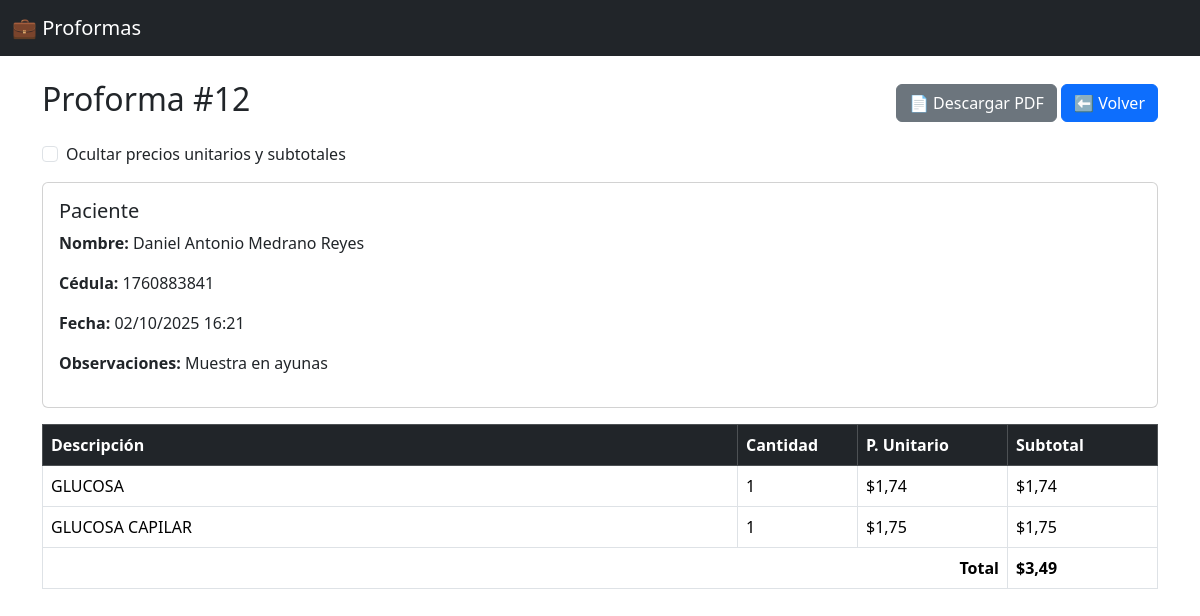
The app's page /12/ with its own data.
### proformas/models.py (models this page shows, shortened)
class Proforma(models.Model):
    numero = models.AutoField(primary_key=True)
    paciente = models.ForeignKey(Paciente, on_delete=models.CASCADE)
    fecha = models.DateTimeField(default=timezone.now)
    observaciones = models.TextField(blank=True, null=True)
    total = models.DecimalField(max_digits=10, decimal_places=2, default=0)
    mostrar_precios = models.BooleanField(default=True)

class Paciente(models.Model):
    cedula = models.CharField(max_length=20, unique=True)
    nombre = models.CharField(max_length=100)
    email = models.EmailField(blank=True, null=True)
    celular = models.CharField(max_length=20, blank=True, null=True)
    direccion = models.CharField(max_length=200, blank=True, null=True)

class ProformaItem(models.Model):
    proforma = models.ForeignKey(Proforma, related_name="items", on_delete=models.CASCADE)
    descripcion = models.CharField(max_length=200)
    cantidad = models.PositiveIntegerField(default=1)
    precio_unitario = models.DecimalField(max_digits=10, decimal_places=2)
    subtotal = models.DecimalField(max_digits=10, decimal_places=2, default=0)

### proformas/views.py (the view)
# urls.py: path("<int:numero>/", views.proforma_detail, name="proforma_detail"),
def proforma_detail(request, numero):
    prof = get_object_or_404(Proforma.objects.select_related("paciente"), pk=numero)
    items = prof.items.all()
    mostrar_precios = request.session.get(f"mostrar_precios_{prof.numero}", True)
    return render(request, "proformas/proforma_detail.html", {
        "prof": prof,
        "items": items,
        "mostrar_precios": mostrar_precios,
    })

### proformas/templates/proformas/proforma_detail.html (shortened to what this page needs)
{% extends "base.html" %}
{% block content %}
<div class="d-flex justify-content-between align-items-center mb-3">
  <h2>Proforma #{{ prof.numero }}</h2>
  <div>
    <a id="btnPdf"
       href="{% url 'proforma_pdf' prof.numero %}"
       target="_blank"
       class="btn btn-secondary">📄 Descargar PDF</a>
    <a href="{% url 'proforma_list' %}" class="btn btn-primary">⬅ Volver</a>
  </div>
</div>
<div class="form-check mb-3">
  <input class="form-check-input" type="checkbox" id="chkOcultar" {% if not mostrar_precios %}checked{% endif %}>
  <label class="form-check-label" for="chkOcultar">
    Ocultar precios unitarios y subtotales
  </label>
</div>
<div class="card mb-3">
  <div class="card-body">
    <h5 class="card-title">Paciente</h5>
    <p><strong>Nombre:</strong> {{ prof.paciente.nombre }}</p>
    <p><strong>Cédula:</strong> {{ prof.paciente.cedula }}</p>
    <p><strong>Fecha:</strong> {{ prof.fecha|date:"d/m/Y H:i" }}</p>
    {% if prof.observaciones %}
      <p><strong>Observaciones:</strong> {{ prof.observaciones }}</p>
    {% endif %}
  </div>
</div>
<table class="table table-bordered">
  <thead class="table-dark">
    <tr>
      <th>Descripción</th>
      <th style="width:120px;">Cantidad</th>
      {% if mostrar_precios %}
        <th style="width:150px;">P. Unitario</th>
        <th style="width:150px;">Subtotal</th>
      {% endif %}
    </tr>
  </thead>
  <tbody>
    {% for item in items %}
    <tr>
      <td>{{ item.descripcion }}</td>
      <td>{{ item.cantidad }}</td>
      {% if mostrar_precios %}
        <td>${{ item.precio_unitario|floatformat:2 }}</td>
        <td>${{ item.subtotal|floatformat:2 }}</td>
      {% endif %}
    </tr>
    {% endfor %}
  </tbody>
  {% if mostrar_precios %}
  <tfoot>
    <tr>
      <th colspan="3" class="text-end">Total</th>
      <th>${{ prof.total|floatformat:2 }}</th>
    </tr>
  </tfoot>
  {% endif %}
</table>
{% endblock %}

### proformas/templates/base.html (shortened to what this page needs)
<!DOCTYPE html>
<html lang="es">
<head>
  <link href="https://cdn.jsdelivr.net/npm/bootstrap@5.3.2/dist/css/bootstrap.min.css" rel="stylesheet">
</head>
<body>
  <nav class="navbar navbar-expand-lg navbar-dark bg-dark mb-4">
    <div class="container-fluid">
      <a class="navbar-brand" href="{% url 'proforma_list' %}">💼 Proformas</a>
    </div>
  </nav>
  <div class="container">
    {% block content %}{% endblock %}
  </div>
</body>
</html>

### records on screen
Proforma: numero "12", paciente.nombre "Daniel Antonio Medrano Reyes", paciente.cedula "1760883841", fecha "02/10/2025 16:21", observaciones "Muestra en ayunas", total "3,49"
ProformaItem: descripcion "GLUCOSA", cantidad "1", precio_unitario "1,74", subtotal "1,74"
ProformaItem: descripcion "GLUCOSA CAPILAR", cantidad "1", precio_unitario "1,75", subtotal "1,75"
